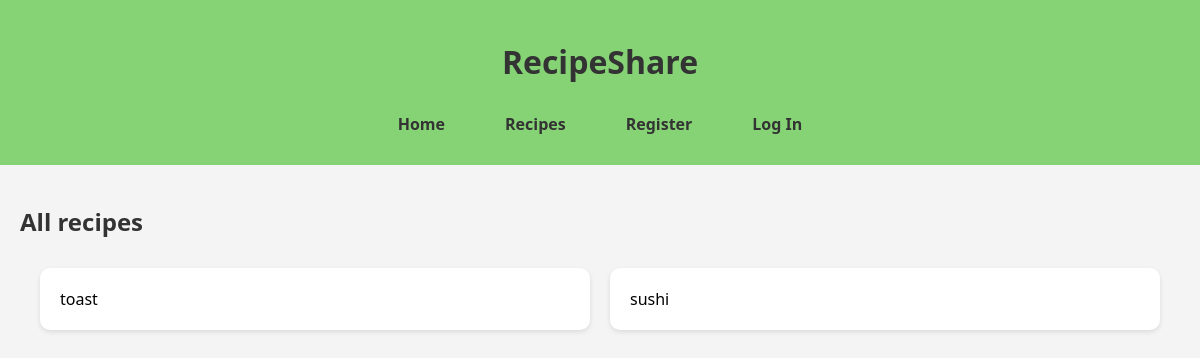
Page /recipes on the earlier database version.
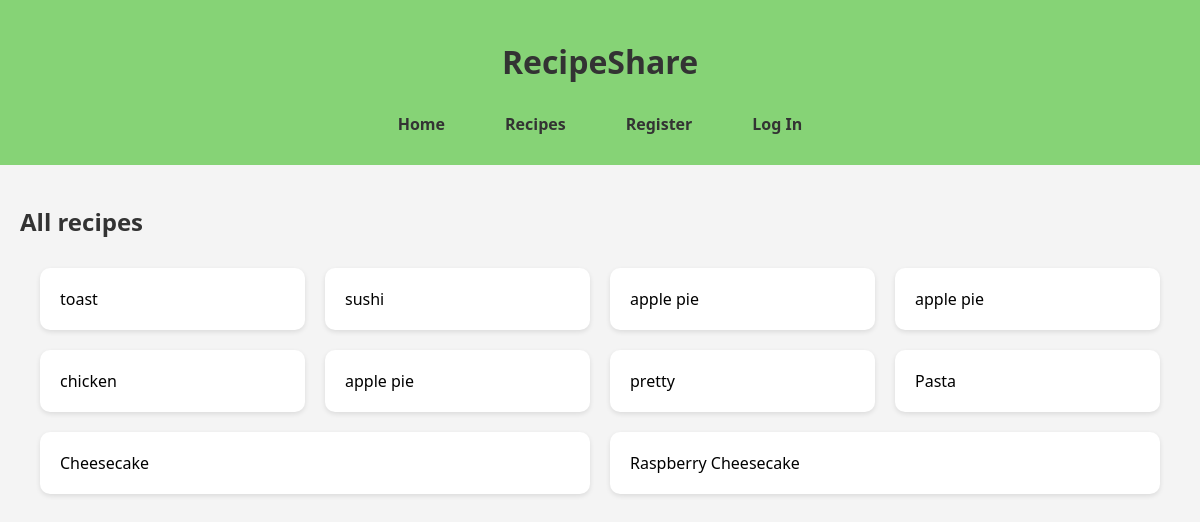
Same page on the later database version.
### models.py (models this page shows, shortened)
class Recipe(db.Model):
    __tablename__ = 'recipes'
    recipe_id = db.mapped_column(db.Integer, primary_key=True)
    recipe_name = db.mapped_column(db.String(500))
    ingredients = db.mapped_column(db.String(1000))
    method = db.mapped_column(db.String(5000))
    total_time = db.mapped_column(db.Integer)
    date_added = db.mapped_column(db.DateTime, default=datetime.now(timezone.utc))
    chef_id = db.mapped_column(db.Integer, db.ForeignKey('users.user_id'), nullable=False)
    cuisine_id = db.mapped_column(db.Integer, db.ForeignKey('cuisines.cuisine_id'), nullable=False)
    chef = db.relationship('User', back_populates='recipes')
    cuisine = db.relationship('Cuisine', back_populates='recipes')
    favorites = db.relationship('Favorite', back_populates='recipe')

### app.py (the view)
@app.route('/recipes')
def recipe_list():
    return render_template('recipe_list.html', recipes = Recipe.query.all())#

### templates/recipe_list.html
{% extends 'base.html' %}
{% block content %}
    <h2>All recipes</h2>
    <ul class="card-list">
        {% for recipe in recipes %}
        <li>
            <a href="{{ url_for('recipe', recipe_id=recipe.recipe_id) }}">{{ recipe.recipe_name }}</a>
        </li>
        {% endfor %}
    </ul>
{% endblock %}

Differences in the rows shown:
added Recipe: recipe_name "apple pie"
added Recipe: recipe_name "apple pie"
added Recipe: recipe_name "chicken"
added Recipe: recipe_name "apple pie"
added Recipe: recipe_name "pretty"
added Recipe: recipe_name "Pasta"
added Recipe: recipe_name "Cheesecake"
added Recipe: recipe_name "Raspberry Cheesecake"
